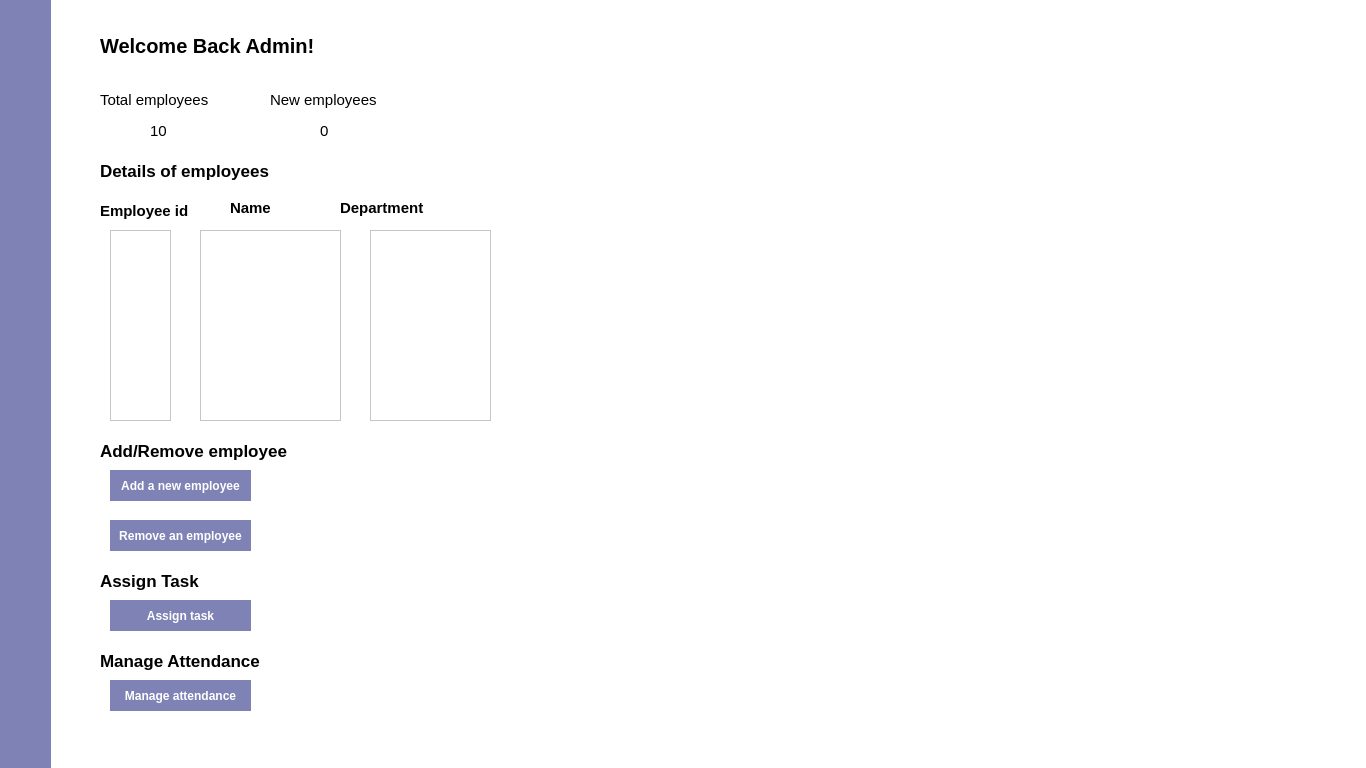
<?xml version="1.0" encoding="UTF-8"?>
<ui version="4.0">
 <class>AdminDashboard</class>
 <widget class="QDialog" name="AdminDashboard">
  <property name="geometry">
   <rect>
    <x>0</x>
    <y>0</y>
    <width>1366</width>
    <height>768</height>
   </rect>
  </property>
  <property name="windowTitle">
   <string>Dialog</string>
  </property>
  <property name="styleSheet">
   <string notr="true">background-color: rgb(255, 255, 255);</string>
  </property>
  <widget class="QWidget" name="nav_widget" native="true">
   <property name="geometry">
    <rect>
     <x>0</x>
     <y>0</y>
     <width>51</width>
     <height>768</height>
    </rect>
   </property>
   <property name="styleSheet">
    <string notr="true">background-color: rgb(127, 130, 181); 
border: none;</string>
   </property>
   <widget class="QPushButton" name="logout_btn">
    <property name="geometry">
     <rect>
      <x>10</x>
      <y>160</y>
      <width>21</width>
      <height>21</height>
     </rect>
    </property>
    <property name="cursor">
     <cursorShape>PointingHandCursor</cursorShape>
    </property>
    <property name="styleSheet">
     <string notr="true">border: none;
 background-color: transparent;</string>
    </property>
    <property name="text">
     <string/>
    </property>
   </widget>
   <widget class="QLabel" name="admin_label">
    <property name="geometry">
     <rect>
      <x>10</x>
      <y>30</y>
      <width>41</width>
      <height>31</height>
     </rect>
    </property>
    <property name="text">
     <string/>
    </property>
    <property name="pixmap">
     <pixmap>../icons/admin.png</pixmap>
    </property>
   </widget>
  </widget>
  <widget class="QWidget" name="dashboard_widget" native="true">
   <property name="geometry">
    <rect>
     <x>60</x>
     <y>0</y>
     <width>561</width>
     <height>151</height>
    </rect>
   </property>
   <widget class="QLabel" name="welcome_label">
    <property name="geometry">
     <rect>
      <x>40</x>
      <y>30</y>
      <width>221</width>
      <height>31</height>
     </rect>
    </property>
    <property name="styleSheet">
     <string notr="true">color: black;
font-size: 20px;
font-weight: 1000;</string>
    </property>
    <property name="text">
     <string>Welcome Back Admin!</string>
    </property>
   </widget>
   <widget class="QWidget" name="widget1" native="true">
    <property name="geometry">
     <rect>
      <x>30</x>
      <y>80</y>
      <width>141</width>
      <height>61</height>
     </rect>
    </property>
    <widget class="QLabel" name="label">
     <property name="geometry">
      <rect>
       <x>10</x>
       <y>10</y>
       <width>111</width>
       <height>20</height>
      </rect>
     </property>
     <property name="styleSheet">
      <string notr="true">color: dark-grey;
font-size: 15px;</string>
     </property>
     <property name="text">
      <string>Total employees</string>
     </property>
    </widget>
    <widget class="QLabel" name="total_employees_label">
     <property name="geometry">
      <rect>
       <x>60</x>
       <y>40</y>
       <width>21</width>
       <height>21</height>
      </rect>
     </property>
     <property name="styleSheet">
      <string notr="true">color: black;
font-size: 15px;</string>
     </property>
     <property name="text">
      <string>10</string>
     </property>
    </widget>
   </widget>
   <widget class="QWidget" name="widget2" native="true">
    <property name="geometry">
     <rect>
      <x>190</x>
      <y>80</y>
      <width>141</width>
      <height>61</height>
     </rect>
    </property>
    <widget class="QLabel" name="label_3">
     <property name="geometry">
      <rect>
       <x>20</x>
       <y>10</y>
       <width>111</width>
       <height>20</height>
      </rect>
     </property>
     <property name="styleSheet">
      <string notr="true">color: dark-grey;
font-size: 15px;</string>
     </property>
     <property name="text">
      <string>New employees</string>
     </property>
    </widget>
    <widget class="QLabel" name="newemployees_label">
     <property name="geometry">
      <rect>
       <x>70</x>
       <y>40</y>
       <width>16</width>
       <height>21</height>
      </rect>
     </property>
     <property name="styleSheet">
      <string notr="true">color: black;
font-size: 15px;</string>
     </property>
     <property name="text">
      <string>0</string>
     </property>
    </widget>
   </widget>
  </widget>
  <widget class="QWidget" name="widget" native="true">
   <property name="geometry">
    <rect>
     <x>90</x>
     <y>190</y>
     <width>721</width>
     <height>231</height>
    </rect>
   </property>
   <property name="styleSheet">
    <string notr="true"/>
   </property>
   <widget class="QLabel" name="label_8">
    <property name="geometry">
     <rect>
      <x>10</x>
      <y>10</y>
      <width>91</width>
      <height>21</height>
     </rect>
    </property>
    <property name="styleSheet">
     <string notr="true">color: black;
font-size: 15px;
font-weight: 500;</string>
    </property>
    <property name="text">
     <string>Employee id</string>
    </property>
   </widget>
   <widget class="QLabel" name="label_9">
    <property name="geometry">
     <rect>
      <x>140</x>
      <y>10</y>
      <width>51</width>
      <height>16</height>
     </rect>
    </property>
    <property name="styleSheet">
     <string notr="true">color: black;
font-size: 15px;
font-weight: 500;</string>
    </property>
    <property name="text">
     <string>Name</string>
    </property>
   </widget>
   <widget class="QLabel" name="label_10">
    <property name="geometry">
     <rect>
      <x>250</x>
      <y>10</y>
      <width>91</width>
      <height>16</height>
     </rect>
    </property>
    <property name="styleSheet">
     <string notr="true">color: black;
font-size: 15px;
font-weight: 500;</string>
    </property>
    <property name="text">
     <string>Department</string>
    </property>
   </widget>
   <widget class="QListWidget" name="id_listwidget">
    <property name="geometry">
     <rect>
      <x>20</x>
      <y>40</y>
      <width>61</width>
      <height>191</height>
     </rect>
    </property>
   </widget>
   <widget class="QListWidget" name="department_listwidget">
    <property name="geometry">
     <rect>
      <x>280</x>
      <y>40</y>
      <width>121</width>
      <height>191</height>
     </rect>
    </property>
   </widget>
   <widget class="QListWidget" name="name_listwidget">
    <property name="geometry">
     <rect>
      <x>110</x>
      <y>40</y>
      <width>141</width>
      <height>191</height>
     </rect>
    </property>
   </widget>
  </widget>
  <widget class="QLabel" name="label_7">
   <property name="geometry">
    <rect>
     <x>100</x>
     <y>160</y>
     <width>191</width>
     <height>21</height>
    </rect>
   </property>
   <property name="styleSheet">
    <string notr="true">color: black;
font-size: 17px;
font-weight: 1000;</string>
   </property>
   <property name="text">
    <string>Details of employees</string>
   </property>
  </widget>
  <widget class="QWidget" name="widget_2" native="true">
   <property name="geometry">
    <rect>
     <x>90</x>
     <y>430</y>
     <width>201</width>
     <height>131</height>
    </rect>
   </property>
   <widget class="QLabel" name="label_11">
    <property name="geometry">
     <rect>
      <x>10</x>
      <y>10</y>
      <width>191</width>
      <height>21</height>
     </rect>
    </property>
    <property name="styleSheet">
     <string notr="true">color: black;
font-size: 17px;
font-weight: 1000;</string>
    </property>
    <property name="text">
     <string>Add/Remove employee</string>
    </property>
   </widget>
   <widget class="QPushButton" name="add_new_employee_btn">
    <property name="geometry">
     <rect>
      <x>20</x>
      <y>40</y>
      <width>141</width>
      <height>31</height>
     </rect>
    </property>
    <property name="cursor">
     <cursorShape>PointingHandCursor</cursorShape>
    </property>
    <property name="styleSheet">
     <string notr="true">background-color: rgb(127, 130, 181); 
border: none;
color: white;
font-weight: 500;
</string>
    </property>
    <property name="text">
     <string>Add a new employee</string>
    </property>
   </widget>
   <widget class="QPushButton" name="remove_employee_btn">
    <property name="geometry">
     <rect>
      <x>20</x>
      <y>90</y>
      <width>141</width>
      <height>31</height>
     </rect>
    </property>
    <property name="cursor">
     <cursorShape>PointingHandCursor</cursorShape>
    </property>
    <property name="styleSheet">
     <string notr="true">background-color: rgb(127, 130, 181); 
border: none;
color: white;
font-weight: 500;
</string>
    </property>
    <property name="text">
     <string>Remove an employee</string>
    </property>
   </widget>
  </widget>
  <widget class="QWidget" name="widget_3" native="true">
   <property name="geometry">
    <rect>
     <x>90</x>
     <y>560</y>
     <width>191</width>
     <height>91</height>
    </rect>
   </property>
   <widget class="QLabel" name="label_12">
    <property name="geometry">
     <rect>
      <x>10</x>
      <y>10</y>
      <width>111</width>
      <height>21</height>
     </rect>
    </property>
    <property name="styleSheet">
     <string notr="true">color: black;
font-size: 17px;
font-weight: 1000;</string>
    </property>
    <property name="text">
     <string>Assign Task</string>
    </property>
   </widget>
   <widget class="QPushButton" name="asign_task_btn">
    <property name="geometry">
     <rect>
      <x>20</x>
      <y>40</y>
      <width>141</width>
      <height>31</height>
     </rect>
    </property>
    <property name="cursor">
     <cursorShape>PointingHandCursor</cursorShape>
    </property>
    <property name="styleSheet">
     <string notr="true">background-color: rgb(127, 130, 181); 
border: none;
color: white;
font-weight: 500;
</string>
    </property>
    <property name="text">
     <string>Assign task</string>
    </property>
   </widget>
  </widget>
  <widget class="QWidget" name="widget_4" native="true">
   <property name="geometry">
    <rect>
     <x>90</x>
     <y>650</y>
     <width>191</width>
     <height>91</height>
    </rect>
   </property>
   <widget class="QLabel" name="label_13">
    <property name="geometry">
     <rect>
      <x>10</x>
      <y>0</y>
      <width>171</width>
      <height>21</height>
     </rect>
    </property>
    <property name="styleSheet">
     <string notr="true">color: black;
font-size: 17px;
font-weight: 1000;</string>
    </property>
    <property name="text">
     <string>Manage Attendance</string>
    </property>
   </widget>
   <widget class="QPushButton" name="manage_attendance_btn">
    <property name="geometry">
     <rect>
      <x>20</x>
      <y>30</y>
      <width>141</width>
      <height>31</height>
     </rect>
    </property>
    <property name="cursor">
     <cursorShape>PointingHandCursor</cursorShape>
    </property>
    <property name="styleSheet">
     <string notr="true">background-color: rgb(127, 130, 181); 
border: none;
color: white;
font-weight: 500;
</string>
    </property>
    <property name="text">
     <string>Manage attendance</string>
    </property>
   </widget>
  </widget>
 </widget>
 <resources/>
 <connections/>
</ui>
